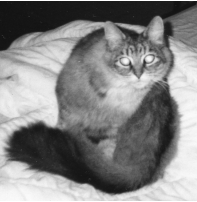
%> input picture Image-Processing-Using-MATLAB/Histograms/cat.png, 197 x 202 px
$ octave Piece_Wise_Main_Script.m   (GNU Octave 9; MATLAB toolbox functions it lacks are replaced by stand-ins)
%> lines starting %> are read from the running program, lines starting %| are printed output that depends on the picture
%> further down, ip is the input picture: size 202x197x3 uint8; min 18, max 255, mean 132.1
### Image-Processing-Using-MATLAB/Histograms/convertToGray.m
function result=convertToGray(inputImage)
    result=zeros(size(inputImage,1),size(inputImage,2),'uint8');
    result(:,:)=(0.299*inputImage(:,:,1))+(0.587*inputImage(:,:,2))+(0.114*inputImage(:,:,3));
end

### Image-Processing-Using-MATLAB/Histograms/transformPiecewise.m
function result=transformPiecewise(inputImage,a,b,constant)
%> called with a = 100, b = 150, constant = 2
    result=inputImage;
    for i=1:size(result,1)
        for j=1:size(result,2)
            intensity=double(result(i,j));
            if(intensity>=a && intensity<=b)
                result(i,j)=a;
            elseif(intensity>b && intensity<=255)
                result(i,j)=constant*(intensity^1.5);
            end
        end
    end
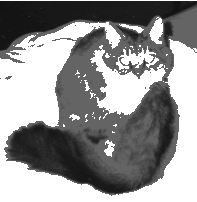
%> result: size 202x197 uint8; min 18, max 255, mean 146.8
end

### Image-Processing-Using-MATLAB/Histograms/getHistogram.m
function result=getHistogram(inputImage)
    %tempInput=[8,7,9,11;8,8,7,6;8,8,11,10;10,10,9,8];
    %result=zeros(1,12);
    %[height,width]=size(tempInput);

    result=(zeros(1,256));
    [height,width]=size(inputImage);
%> height = 202; width = 197
    for i=1:height
        for j=1:width
            index=uint16(inputImage(i,j))+1;
            result(1,index)=result(1,index)+1;
            %result(1,uint16(inputImage(i,j)+1))=result(1,uint16(inputImage(i,j)+1))+1;
            %result(1,tempInput(i,j)+1)=result(1,tempInput(i,j)+1)+1;
        end
    end
%> after the loop, result = 256 values, max 1118 at index 28, min 0 at index 1, mean 155.4
end

### Image-Processing-Using-MATLAB/Histograms/getNormalizedHistogram.m
function result=getNormalizedHistogram(inputImage)
    %tempInput=[8,7,9,11;8,8,7,6;8,8,11,10;10,10,9,8];
    %result=getHistogram(tempInput);
    result=getHistogram(inputImage);
    %maxFrequency=max(result);
    %result(:,:)=result(:,:)/maxFrequency;
    result(:,:)=result(:,:)/sum(result);
end

### Image-Processing-Using-MATLAB/Histograms/Piece_Wise_Main_Script.m
ip=imread('cat.png');
gry=convertToGray(ip);
a=100;
b=150;
c=2;

op_img=transformPiecewise(gry,a,b,c);
hist_gry=getNormalizedHistogram(gry);
%> hist_gry = 256 values, max 0.0281 at index 28, min 0 at index 1, mean 0.00391
hist_op=getNormalizedHistogram(op_img);
%> hist_op = 256 values, max 0.427 at index 256, min 0 at index 1, mean 0.00391

subplot(2,2,1),imshow(gry);
subplot(2,2,2),plot(hist_gry);
subplot(2,2,3),imshow(op_img);
subplot(2,2,4),plot(hist_op);
%> after `plot(hist_op)`:
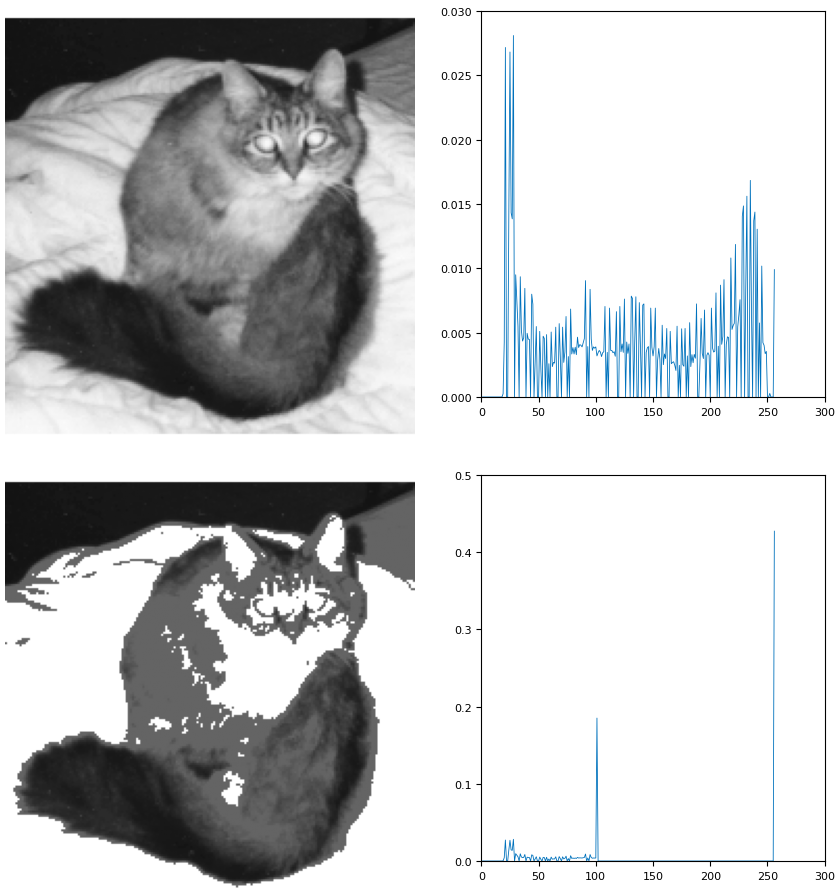
%> figure redrawn from the program's plot data, 4 panels
